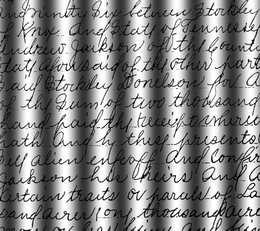
%> input picture Praktikas/Programme_03/Images/sine_shaded_text_small.png, 260 x 231 px, shrunk from 386 x 343 before the run
$ octave TextLocalThresh.m   (GNU Octave 9; MATLAB toolbox functions it lacks are replaced by stand-ins)
%> lines starting %> are read from the running program, lines starting %| are printed output that depends on the picture
clear; clc;
close all;

im = imread("Images\sine_shaded_text_small.png");
%> im is the input picture: size 231x260 uint8; min 0, max 255, mean 134
[nbRows, nbCols] = size(im);
%> nbRows = 231; nbCols = 260
max_nbRows=nbRows-10;
%> max_nbRows = 221
max_nbCols=nbCols-10;
%> max_nbCols = 250
min_nbRows=11;
min_nbCols=11;

pixelscan=10;

% M=zeros(21);
imBin = im;

for r=min_nbRows:max_nbRows
    for c=min_nbCols:max_nbCols

        %Schleifen zum erstellen der 21*21 Matrix mit Auslesen aus im
        M=[im(r-10:r+10,c-10:c+10)];
        mittelwert=mean(M);
        standardabweichung=std2(M);
        k = -0.00000001; %k(-1:0) möglich (fast 0 ist optimal)
        %k = -0;
        %k = -0.1;
        T = mittelwert+k*standardabweichung;

        %Schwellwert
        ath = T;

        %Problem die Werte werden nicht geändert!!!
        %Theoretisch schon bei T?
        if im(r,c)<=ath
            imBin(r,c)=0;
        else
            imBin(r,c)=255;
        end

    end
end
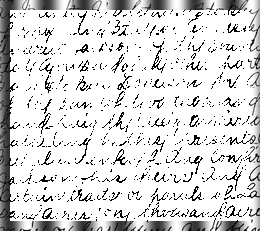
%> imBin: size 231x260 uint8; min 0, max 255, mean 215.8

figure('Name','Aufgabe 2.1: Local Thresholding','NumberTitle','off');
imshowpair(im,imBin,'montage');
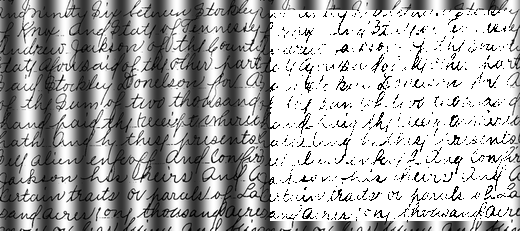
%> displayed picture: size 231x520, on the screen's scale of 0 to 255; min 0, max 255, mean 174.9
title('Original Bild & Verbessertes Bild');

%%
%Teil 2

Struct=[0,1,0;
    1,1,1;
    0,1,0];

% [7 lines of commented-out code are left out]

SE = strel(Struct);
figure('Name','Aufgabe 2.2.2: Local Thresholding','NumberTitle','off');
subplot(1,3,1); imshow(im); title("Original Bild");
subplot(1,3,2); imshow(imBin); title("Verbessertes Bild");
BWopen = imerode(imBin,SE);
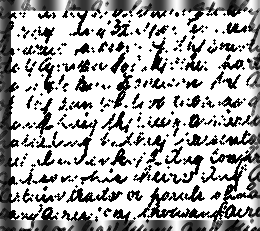
%> BWopen: size 231x260 uint8; min 0, max 255, mean 173.6
%BWopen = imopen(imBin,SE);
subplot(1,3,3); imshow(BWopen); title("Verbesserung via Morph");

%Unklar welches besser aussieht!!! 2.2.1 ist dicker und 2.2.2 ist dünner
%Außerdem ist das halbe morphen gefühlt besser lesbar als das fertige
%Morphen, hier auskommentiert...
